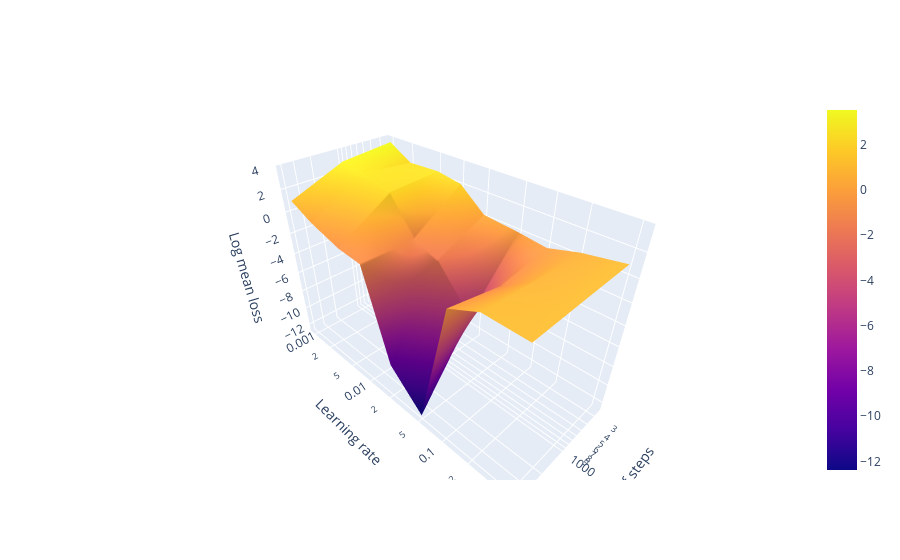

Notebook cell for this chart:
### Code cell
grid_learning_rates = [1e-3, 2e-3, 5e-3, 1e-2, 2e-2, 5e-2, 1e-1, 2e-1, 5e-1]
grid_num_steps = [256, 1024, 4096]
grid_log_losses = [
    [
        np.log(-train(learning_rate=learning_rate, num_steps=num_steps).mean_reward())
        for num_steps in grid_num_steps
    ]
    for learning_rate in tqdm(grid_learning_rates)
]
go.Figure(
    layout=dict(
        scene=dict(
            xaxis_title="Number of steps",
            xaxis_type="log",
            yaxis_title="Learning rate",
            yaxis_type="log",
            zaxis_title="Log mean loss",
        )
    ),
    data=[
        go.Surface(
            x=grid_num_steps,
            y=grid_learning_rates,
            z=grid_log_losses,
        )
    ]
)

### Figure 1 — Plotly figure (JSON) as saved in the notebook; plotly's stock layout.template omitted (floating-point values rounded to 4 significant figures)
{"data": [{"type": "surface", "x": [256, 1024, 4096], "y": [0.001, 0.002, 0.005, 0.01, 0.02, 0.05, 0.1, 0.2, 0.5], "z": [[3.536, 3.065, 1.119], [2.282, 2.715, 0.09794], [2.423, 2.146, -0.7897], [2.05, -0.978, -1.013], [0.1856, -1.849, -9.314], [-0.08945, -5.527, -12.38], [-0.3928, -1.211, -0.2749], [0.3238, 0.5166, 0.9073], [0.9121, 0.8995, 0.8644]]}], "layout": {"scene": {"xaxis": {"title": {"text": "Number of steps"}, "type": "log"}, "yaxis": {"title": {"text": "Learning rate"}, "type": "log"}, "zaxis": {"title": {"text": "Log mean loss"}}}}}
